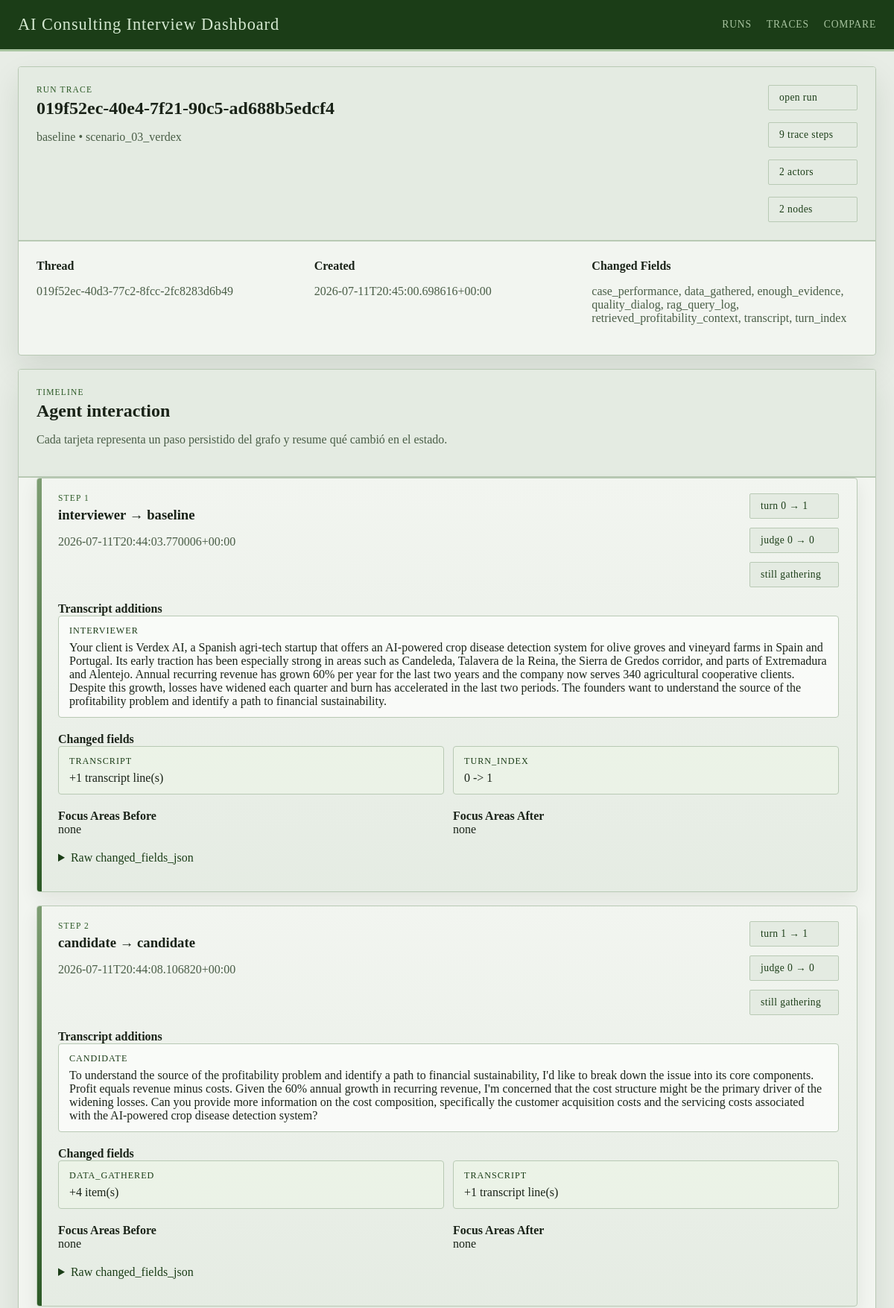
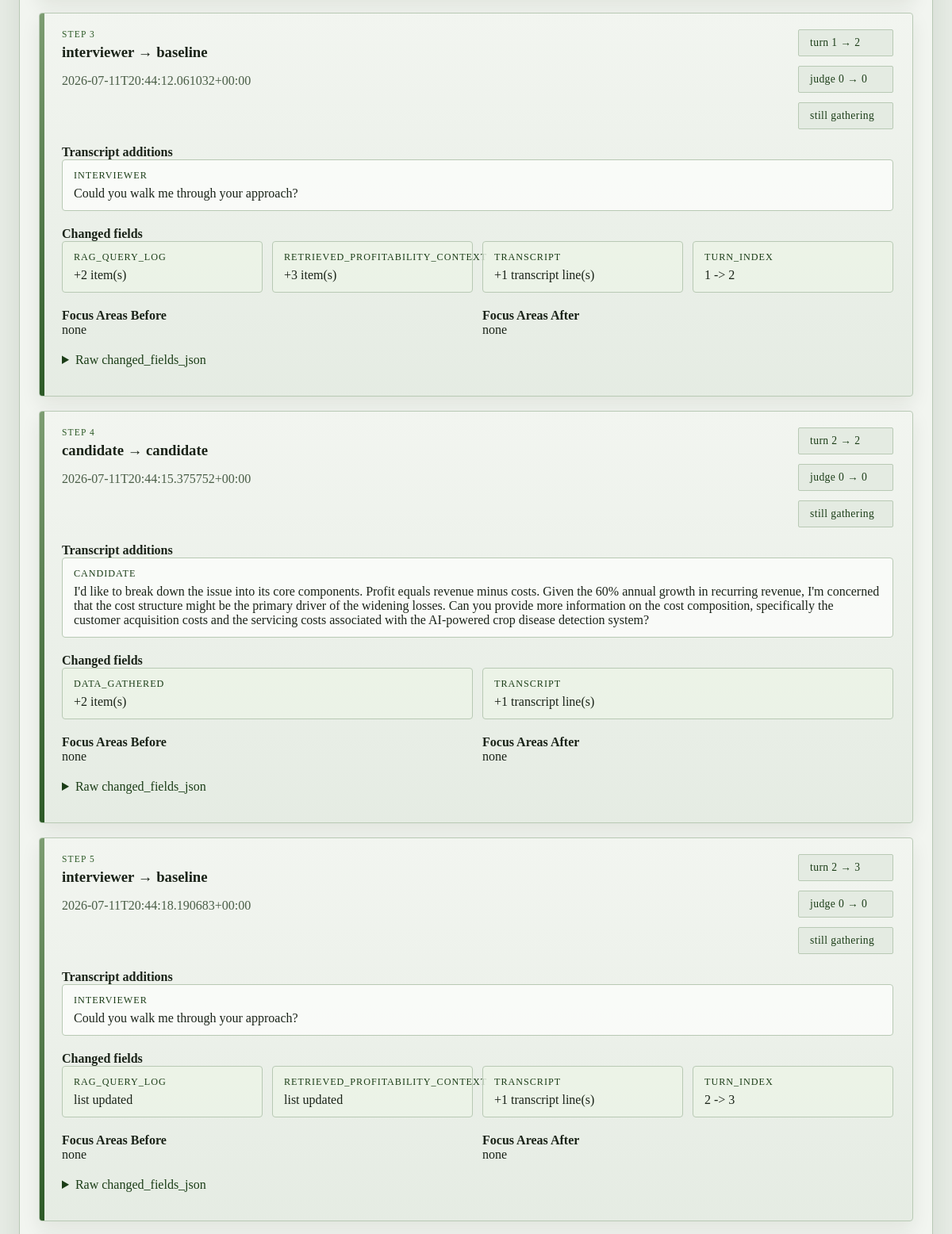
/runs/019f52ec-40e4-7f21-90c5-ad688b5edcf4/trace (upper part), run on the app's committed database (2 pictures, top to bottom).
### tables this page shows
CREATE TABLE runs (
                run_id TEXT PRIMARY KEY,
                graph_name TEXT NOT NULL,
                thread_id TEXT NOT NULL,
                scenario_ref TEXT,
                case_prompt TEXT,
                turn_index INTEGER,
                judge_round INTEGER,
                enough_evidence INTEGER NOT NULL,
                focus_areas_json TEXT NOT NULL,
                transcript_json TEXT NOT NULL,
                case_performance_json TEXT NOT NULL,
                quality_dialog_json TEXT NOT NULL,
                final_feedback TEXT,
                state_json TEXT NOT NULL,
                created_at TEXT NOT NULL
            );

CREATE TABLE agent_state_traces (
                trace_id TEXT PRIMARY KEY,
                run_id TEXT NOT NULL,
                graph_name TEXT NOT NULL,
                thread_id TEXT NOT NULL,
                step_index INTEGER NOT NULL,
                node_name TEXT NOT NULL,
                actor TEXT NOT NULL,
                scenario_ref TEXT,
                turn_index_before INTEGER,
                turn_index_after INTEGER,
                judge_round_before INTEGER,
                judge_round_after INTEGER,
                enough_evidence_before INTEGER,
                enough_evidence_after INTEGER,
                focus_areas_before_json TEXT NOT NULL,
                focus_areas_after_json TEXT NOT NULL,
                changed_fields_json TEXT NOT NULL,
                created_at TEXT NOT NULL
            );

### web/app.py (the view)
@app.get("/runs/<run_id>/trace")
def get_run_trace(run_id: str):
    try:
        trace_payload = load_run_traces(run_id)
    except FileNotFoundError as exc:
        abort(404, str(exc))
    if _wants_json():
        return jsonify(trace_payload)
    return render_template("run_trace.html", trace=trace_payload)

### web/app.py (called while the page is built)
def _wants_json() -> bool:
    if request.args.get("format") == "json":
        return True
    return request.accept_mimetypes.best == "application/json"

### web/dashboard_store.py (called while the page is built)
def _json_loads(value: str | None, fallback: Any) -> Any:
    if not value:
        return fallback
    try:
        return json.loads(value)
    except json.JSONDecodeError:
        return fallback

def get_db_connection() -> sqlite3.Connection:
    connection = sqlite3.connect(RUNS_DB_PATH, timeout=30)
    connection.row_factory = sqlite3.Row
    return connection

def _table_exists(connection: sqlite3.Connection, table_name: str) -> bool:
    row = connection.execute(
        """
        SELECT name
        FROM sqlite_master
        WHERE type = 'table' AND name = ?
        """,
        (table_name,),
    ).fetchone()
    return row is not None

def _normalize_dimension_entry(raw_entry: Any) -> dict[str, Any]:
    if isinstance(raw_entry, dict):
        score = raw_entry.get("score", "")
        rationale = raw_entry.get("rationale", "")
        evidence = raw_entry.get("evidence", "")
    else:
        score = raw_entry
        rationale = ""
        evidence = ""
    return {
        "score": score if score not in {None, ""} else "",
        "rationale": str(rationale or "").strip(),
        "evidence": str(evidence or "").strip(),
    }

def _extract_expected_scores(state: dict[str, Any]) -> dict[str, dict[str, Any]]:
    candidate_profile = state.get("candidate_profile", {})
    expected_scores = candidate_profile.get("expected_scores", {})
    sections: dict[str, dict[str, Any]] = {
        CASE_PERFORMANCE_SECTION: {},
        DIALOG_QUALITY_SECTION: {},
    }
    for section_name in sections:
        raw_section = expected_scores.get(section_name, {})
        if not isinstance(raw_section, dict):
            continue
        for dimension, details in raw_section.items():
            if not isinstance(details, dict):
                continue
            sections[section_name][dimension] = {
                "score": details.get("expected", ""),
                "rationale": str(details.get("rationale", "")).strip(),
            }
    return sections

def _extract_model_scores(run_row: sqlite3.Row) -> dict[str, dict[str, Any]]:
    return {
        CASE_PERFORMANCE_SECTION: _json_loads(run_row["case_performance_json"], {}),
        DIALOG_QUALITY_SECTION: _json_loads(run_row["quality_dialog_json"], {}),
    }

def _score_sort_key(value: Any) -> tuple[int, str]:
    return (0, str(value))

### web/templates/run_trace.html (shortened to what this page needs)
{% extends "base.html" %}
{% block content %}
<section class="panel">
  <div class="panel-heading">
    <div>
      <p class="eyebrow">Run Trace</p>
      <h1>{{ trace.run.run_id }}</h1>
      <p class="lede">{{ trace.run.graph_name }} • {{ trace.run.scenario_ref or 'no scenario ref' }}</p>
    </div>
    <div class="chip-row">
      <a class="chip chip-link" href="{{ url_for('get_run', run_id=trace.run.run_id) }}">open run</a>
      <span class="chip">{{ trace.summary.trace_count }} trace steps</span>
      <span class="chip">{{ trace.summary.actor_count }} actors</span>
      <span class="chip">{{ trace.summary.node_count }} nodes</span>
    </div>
  </div>
  <div class="meta-grid">
    <div>
      <strong>Thread</strong>
      <p>{{ trace.run.thread_id }}</p>
    </div>
    <div>
      <strong>Created</strong>
      <p>{{ trace.run.created_at }}</p>
    </div>
    <div>
      <strong>Changed Fields</strong>
      <p>{{ trace.summary.changed_field_names|join(', ') if trace.summary.changed_field_names else 'none' }}</p>
    </div>
  </div>
</section>
<section class="panel">
  <div class="panel-heading">
    <div>
      <p class="eyebrow">Timeline</p>
      <h2>Agent interaction</h2>
      {% if not trace.summary.has_trace_table %}
      <p class="lede">The database does not have an <code>agent_state_traces</code> table yet.</p>
      {% elif not trace.traces %}
      <p class="lede">This run exists, but no trace rows were recorded for it.</p>
      {% else %}
      <p class="lede">Cada tarjeta representa un paso persistido del grafo y resume qué cambió en el estado.</p>
      {% endif %}
    </div>
  </div>
  {% if trace.traces %}
  <div class="trace-timeline">
    {% for item in trace.traces %}
    <article class="trace-card">
      <div class="trace-card__header">
        <div>
          <p class="eyebrow">Step {{ item.step_index }}</p>
          <h3>{{ item.actor }} → {{ item.node_name }}</h3>
          <p class="lede">{{ item.created_at }}</p>
        </div>
        <div class="trace-badges">
          <span class="chip">turn {{ item.turn_index_before }} → {{ item.turn_index_after }}</span>
          <span class="chip">judge {{ item.judge_round_before }} → {{ item.judge_round_after }}</span>
          <span class="chip">{{ 'enough evidence' if item.enough_evidence_after else 'still gathering' }}</span>
        </div>
      </div>
      {% if item.transcript_updates %}
      <div class="trace-section">
        <strong>Transcript additions</strong>
        <div class="trace-message-list">
          {% for message in item.transcript_updates %}
          <div class="trace-message">
            <span class="trace-message__role">{{ message.role }}</span>
            <p>{{ message.content }}</p>
          </div>
          {% endfor %}
        </div>
      </div>
      {% endif %}
      <div class="trace-section">
        <strong>Changed fields</strong>
        {% if item.field_changes %}
        <div class="trace-field-grid">
          {% for field in item.field_changes %}
          <div class="trace-field-card">
            <span class="trace-field-card__name">{{ field.field }}</span>
            <p>{{ field.summary }}</p>
          </div>
          {% endfor %}
        </div>
        {% else %}
        <p class="helper">No relevant state diff persisted for this step.</p>
        {% endif %}
      </div>
      <div class="trace-section trace-section-split">
        <div>
          <strong>Focus Areas Before</strong>
          <p>{{ item.focus_areas_before|join(', ') if item.focus_areas_before else 'none' }}</p>
        </div>
        <div>
          <strong>Focus Areas After</strong>
          <p>{{ item.focus_areas_after|join(', ') if item.focus_areas_after else 'none' }}</p>
        </div>
      </div>
      <details class="trace-json">
        <summary>Raw changed_fields_json</summary>
      </details>
    </article>
    {% endfor %}
  </div>
  {% endif %}
</section>
{% endblock %}

### web/static/styles.css (style rules this page uses)
:root { --bg: #e8ede6; --panel: #f2f5f0; --panel-alt: #e4ebe2; --line: #b8c9b4; --ink: #1a2318; --muted: #4a5e47; --accent: #2d5a27; --accent-strong: #1b3d17; --success: #2d5a27; --warning: #7a6520; --danger: #7a2020; --shadow: 0 18px 40px rgba(20, 40, 18, 0.10); --radius: 4px; --font-ui: "Georgia", "Times New Roman", serif; --font-display: "Georgia", "Palatino Linotype", serif; }
* { box-sizing: border-box; }
body { margin: 0; font-family: var(--font-ui); color: var(--ink); background: var(--bg); }
a { color: var(--accent-strong); }
.panel { background: var(--panel); border: 1px solid var(--line); border-radius: var(--radius); box-shadow: var(--shadow); overflow: hidden; }
.panel-heading { display: flex; justify-content: space-between; align-items: start; gap: 16px; padding: 24px; background: var(--panel-alt); border-bottom: 2px solid var(--line); }
.panel-heading h1, .panel-heading h2, .panel-heading h3, .subsection h3 { margin: 0; font-family: var(--font-display); font-weight: bold; }
.eyebrow { margin: 0 0 6px; color: var(--accent); text-transform: uppercase; letter-spacing: 0.10em; font-size: 0.72rem; font-family: var(--font-display); }
.lede, .meta-grid p, .prompt-box p, .helper { color: var(--muted); }
.chip-row, .metric-grid, .meta-grid, .form-grid, .compare-form, .flash-stack, .two-col { display: grid; gap: 16px; }
.chip-row { grid-template-columns: repeat(auto-fit, minmax(120px, max-content)); }
.chip { display: inline-flex; padding: 8px 14px; border-radius: 2px; background: var(--panel-alt); border: 1px solid var(--line); color: var(--accent-strong); font-size: 0.85rem; letter-spacing: 0.03em; }
.chip-link { text-decoration: none; }
.meta-grid, .form-grid, .compare-form, .two-col { grid-template-columns: repeat(auto-fit, minmax(220px, 1fr)); padding: 24px; }
.prompt-box, .human-form, .markdown-block, .subsection, .notes-field, .trace-timeline { padding: 0 24px 24px; }
.trace-timeline { display: grid; gap: 18px; }
.trace-card { position: relative; border: 1px solid var(--line); background: linear-gradient(180deg, rgba(242, 245, 240, 0.95), rgba(228, 235, 226, 0.92)); border-radius: var(--radius); box-shadow: 0 10px 24px rgba(20, 40, 18, 0.08); overflow: hidden; }
.trace-card::before { content: ""; position: absolute; inset: 0 auto 0 0; width: 6px; background: linear-gradient(180deg, #7d9d72, #2d5a27); }
.trace-card__header, .trace-section, .trace-json { padding: 20px 24px 0 28px; }
.trace-card__header { display: flex; justify-content: space-between; align-items: start; gap: 16px; }
.trace-card h3 { margin: 0; font-family: var(--font-display); }
.trace-badges, .trace-field-grid, .trace-message-list, .trace-section-split { display: grid; gap: 12px; }
.trace-badges { grid-template-columns: repeat(auto-fit, minmax(120px, max-content)); }
.trace-message { border: 1px solid var(--line); background: rgba(251, 252, 250, 0.9); padding: 12px 14px; border-radius: var(--radius); }
.trace-message__role, .trace-field-card__name { display: block; margin-bottom: 6px; color: var(--accent-strong); font-size: 0.76rem; text-transform: uppercase; letter-spacing: 0.08em; }
.trace-message p, .trace-field-card p, .trace-section p { margin: 0; white-space: pre-wrap; word-break: break-word; }
.trace-field-grid, .trace-section-split { grid-template-columns: repeat(auto-fit, minmax(220px, 1fr)); }
.trace-field-card { border: 1px solid var(--line); background: rgba(237, 244, 232, 0.8); padding: 12px 14px; border-radius: var(--radius); }
.trace-json { padding-bottom: 24px; }
.trace-json summary { cursor: pointer; color: var(--accent-strong); margin-bottom: 12px; }

### data on the page
runs: run.run_id "019f52ec-40e4-7f21-90c5-ad688b5edcf4", run.graph_name "baseline", run "scenario_03_verdex", run.thread_id "019f52ec-40d3-77c2-8fcc-2fc8283d6b49", run.created_at "2026-07-11T20:45:00.698616+00:00"
agent_state_traces: step_index "1", actor "interviewer", node_name "baseline", created_at "2026-07-11T20:44:03.770006+00:00", turn_index_before "0", turn_index_after "1", judge_round_before "0", judge_round_after "0", enough_evidence_after "still gathering", role "INTERVIEWER", content "Your client is Verdex AI, a Spanish agri-tech startup that offers an AI-powered crop disease detection system for olive groves and vineyard farms in Spain and Portugal. Its early traction has been especially strong in areas such as Candeleda, Talavera de la Reina, the Sierra de Gredos corridor, and parts of Extremadura and Alentejo. Annual recurring revenue has grown 60% per year for the last two years and the company now serves 340 agricultural cooperative clients. Despite this growth, losses have widened each quarter and burn has accelerated in the last two periods. The founders want to understand the source of the profitability problem and identify a path to financial sustainability.", field "TRANSCRIPT" "TURN_INDEX", summary "+1 transcript line(s)" "0 -> 1", focus_areas_before "none", focus_areas_after "none"
agent_state_traces: step_index "2", actor "candidate", node_name "candidate", created_at "2026-07-11T20:44:08.106820+00:00", turn_index_before "1", turn_index_after "1", judge_round_before "0", judge_round_after "0", enough_evidence_after "still gathering", role "CANDIDATE", content "To understand the source of the profitability problem and identify a path to financial sustainability, I'd like to break down the issue into its core components. Profit equals revenue minus costs. Given the 60% annual growth in recurring revenue, I'm concerned that the cost structure might be the primary driver of the widening losses. Can you provide more information on the cost composition, specifically the customer acquisition costs and the servicing costs associated with the AI-powered crop disease detection system?", field "DATA_GATHERED" "TRANSCRIPT", summary "+4 item(s)" "+1 transcript line(s)", focus_areas_before "none", focus_areas_after "none"
agent_state_traces: step_index "3", actor "interviewer", node_name "baseline", created_at "2026-07-11T20:44:12.061032+00:00", turn_index_before "1", turn_index_after "2", judge_round_before "0", judge_round_after "0", enough_evidence_after "still gathering", role "INTERVIEWER", content "Could you walk me through your approach?", field "RAG_QUERY_LOG" "RETRIEVED_PROFITABILITY_CONTEXT" "TRANSCRIPT" "TURN_INDEX", summary "+2 item(s)" "+3 item(s)" "+1 transcript line(s)" "1 -> 2", focus_areas_before "none", focus_areas_after "none"
agent_state_traces: step_index "4", actor "candidate", node_name "candidate", created_at "2026-07-11T20:44:15.375752+00:00", turn_index_before "2", turn_index_after "2", judge_round_before "0", judge_round_after "0", enough_evidence_after "still gathering", role "CANDIDATE", content "I'd like to break down the issue into its core components. Profit equals revenue minus costs. Given the 60% annual growth in recurring revenue, I'm concerned that the cost structure might be the primary driver of the widening losses. Can you provide more information on the cost composition, specifically the customer acquisition costs and the servicing costs associated with the AI-powered crop disease detection system?", field "DATA_GATHERED" "TRANSCRIPT", summary "+2 item(s)" "+1 transcript line(s)", focus_areas_before "none", focus_areas_after "none"
agent_state_traces: step_index "5", actor "interviewer", node_name "baseline", created_at "2026-07-11T20:44:18.190683+00:00", turn_index_before "2", turn_index_after "3", judge_round_before "0", judge_round_after "0", enough_evidence_after "still gathering", role "INTERVIEWER", content "Could you walk me through your approach?", field "RAG_QUERY_LOG" "RETRIEVED_PROFITABILITY_CONTEXT" "TRANSCRIPT" "TURN_INDEX", summary "list updated" "list updated" "+1 transcript line(s)" "2 -> 3", focus_areas_before "none", focus_areas_after "none"

### other printed values
{{ trace.summary.trace_count }} "9"
{{ trace.summary.actor_count }} "2"
{{ trace.summary.node_count }} "2"
